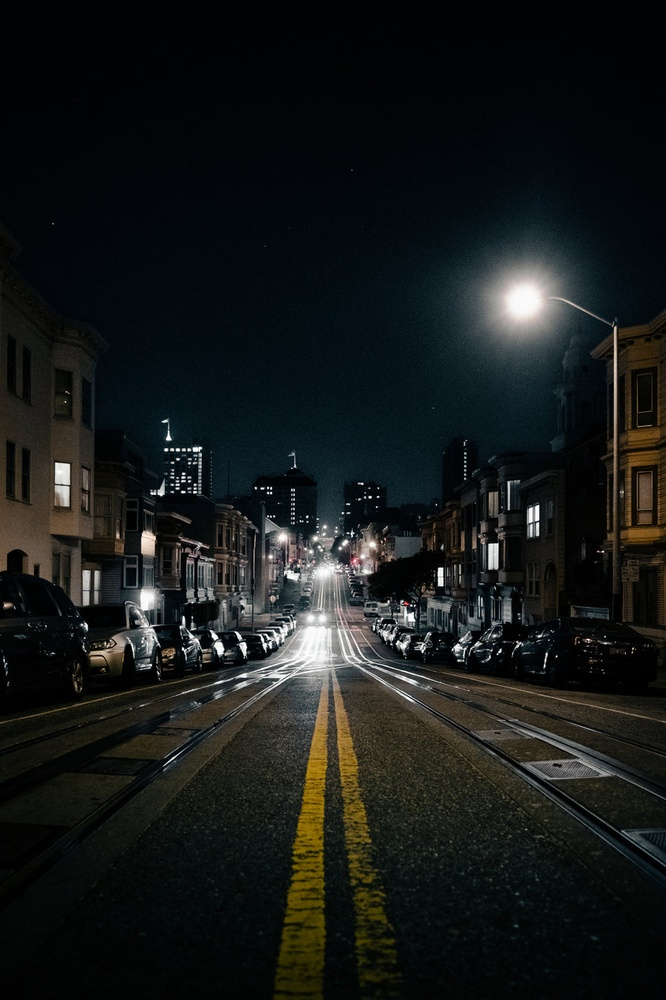
#> input picture Clear sight/night/night_image.jpg, 666 x 1000 px, shrunk from 925 x 1388 before the run, found by its file name
$ python darkness_removal.py
#> lines starting #> are read from the running program, lines starting #| are printed output that depends on the picture
import cv2
import numpy as np

def enhance_night_image(image_path, output_path):
    # Load the image
    image = cv2.imread(image_path)
#> image is the input picture: shape (1000, 666, 3); mean B, G, R 24.7, 25.7, 22.7
    if image is None:
        print("Error: Unable to load image.")
        return

    # Convert to LAB color space for brightness control
    lab = cv2.cvtColor(image, cv2.COLOR_BGR2LAB)
#> lab: shape (1000, 666, 3); mean of channels 0, 1, 2 24.5, 127, 128.4

    # Split LAB channels
    l, a, b = cv2.split(lab)
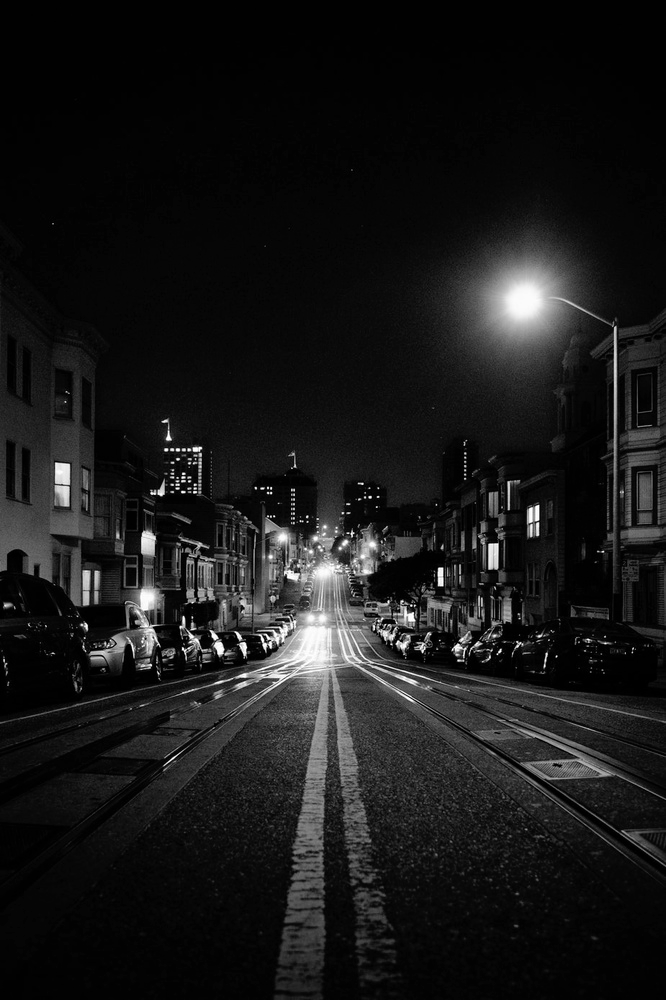
#> l: shape (1000, 666); min 0, max 255, mean 24.5
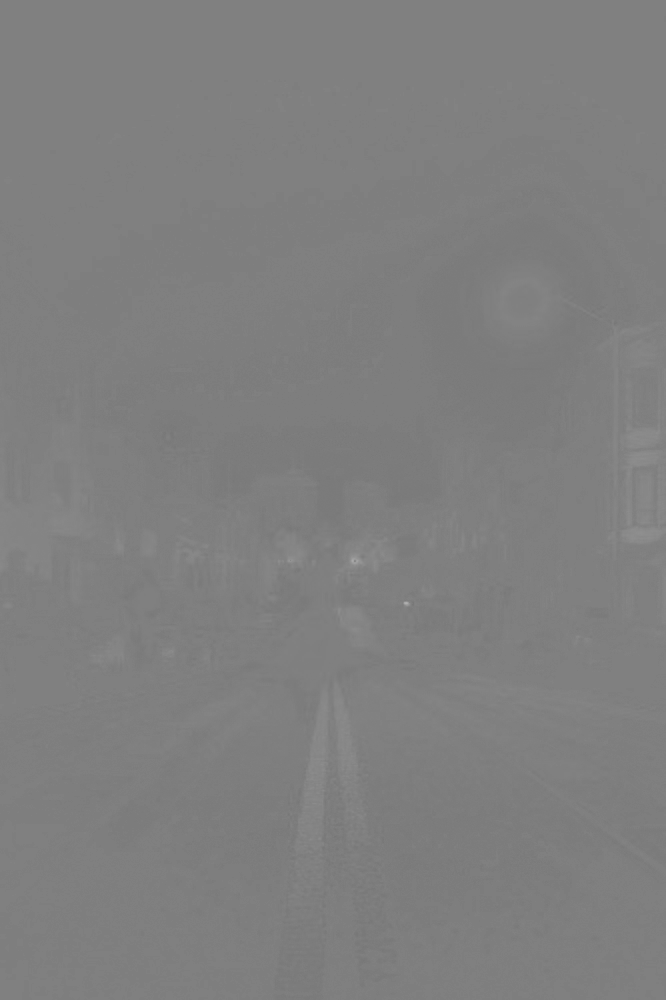
#> a: shape (1000, 666); min 118, max 175, mean 127

    # Apply CLAHE to enhance local contrast in the L channel
    clahe = cv2.createCLAHE(clipLimit=3.0, tileGridSize=(8, 8))
    l_clahe = clahe.apply(l)
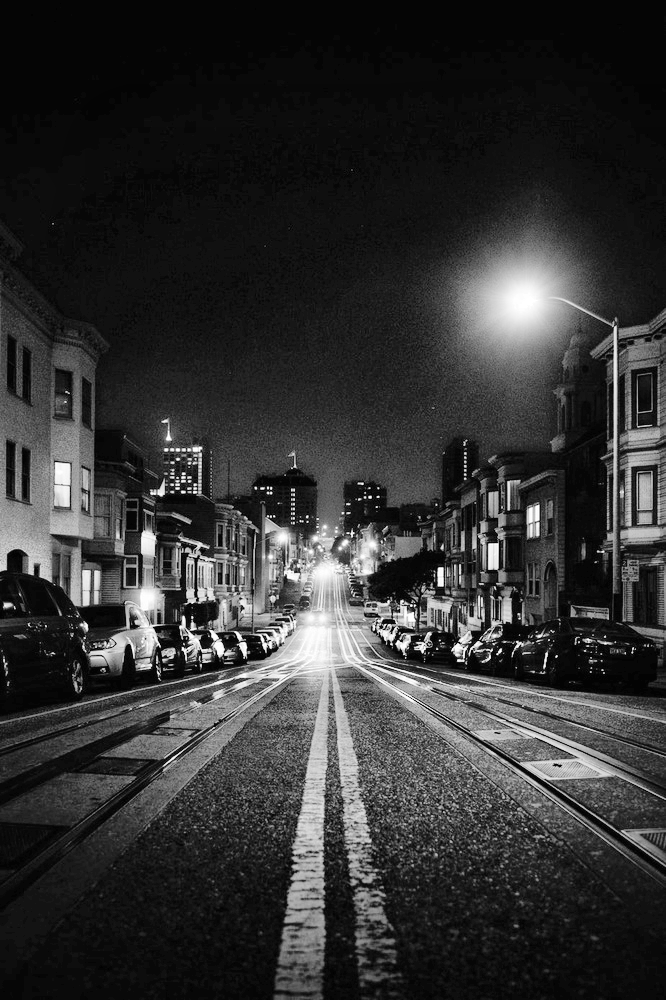
#> l_clahe: shape (1000, 666); min 1, max 255, mean 50.3

    # Merge channels back and convert to BGR
    lab_clahe = cv2.merge((l_clahe, a, b))
#> lab_clahe: shape (1000, 666, 3); mean of channels 0, 1, 2 50.3, 127, 128.4
    image_clahe = cv2.cvtColor(lab_clahe, cv2.COLOR_LAB2BGR)
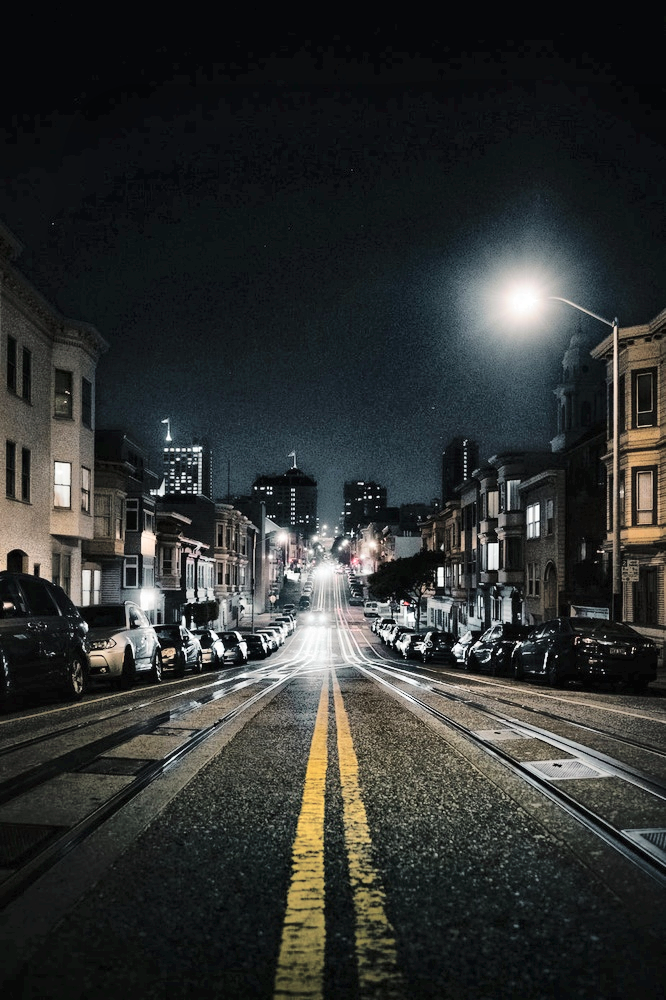
#> image_clahe: shape (1000, 666, 3); mean B, G, R 49.1, 50.4, 48.1

    # Convert image to float32 for log transformation
    image_float = np.float32(image_clahe) / 255.0

    # Apply logarithmic compression to reduce highlights
    log_transformed = np.log1p(image_float) / np.log(1.0 + 1.0)  # Normalize with log(1 + max_value)
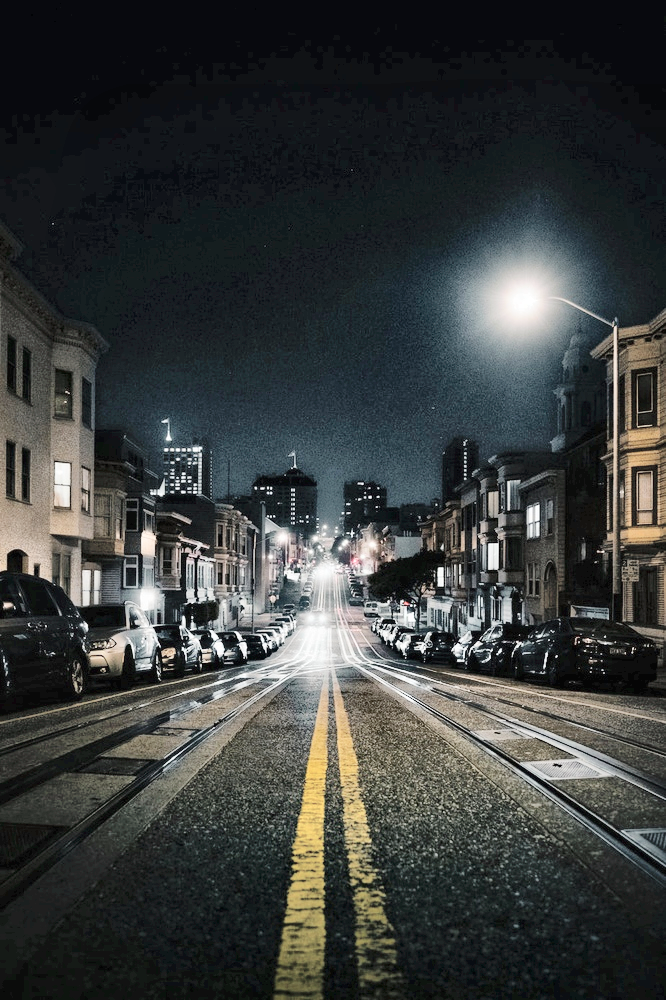
#> log_transformed: shape (1000, 666, 3) float32; mean B, G, R 0.238, 0.242, 0.229
    log_transformed = np.clip(log_transformed, 0, 1)

    # Scale back to 8-bit
    compressed_image = (log_transformed * 255).astype("uint8")

    # Apply bilateral filtering to reduce noise and preserve edges
    enhanced_image = cv2.bilateralFilter(compressed_image, d=9, sigmaColor=75, sigmaSpace=75)

    # Save the output
    cv2.imwrite(output_path, enhanced_image)
    print(f"Enhanced night image saved at: {output_path}")

# Example usage
input_image = "C:\\Users\\niros\\OneDrive\\Desktop\\EE 405 FYP clear sight and TSR\\Clear sight\\night\\night_image.jpg"
output_image = "C:\\Users\\niros\\OneDrive\\Desktop\\EE 405 FYP clear sight and TSR\\Clear sight\\night\\night_image_enhanced.jpg"
enhance_night_image(input_image, output_image)
